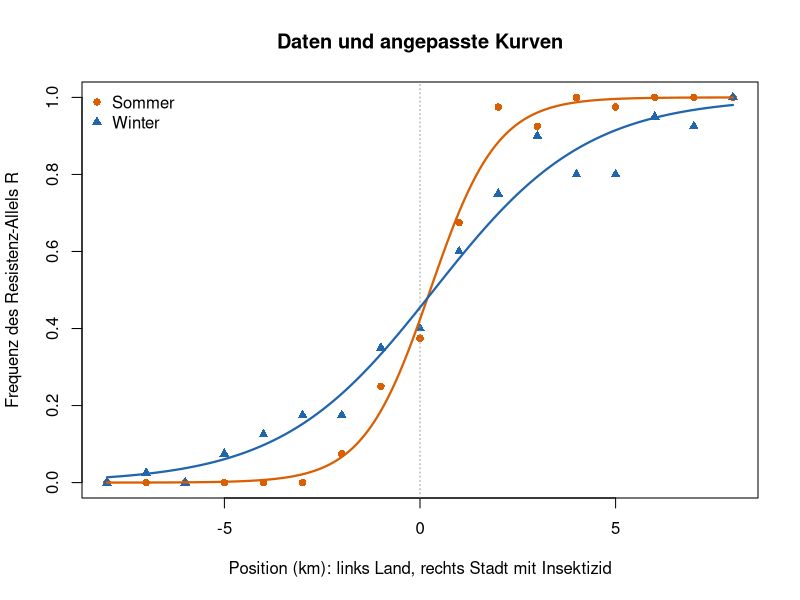
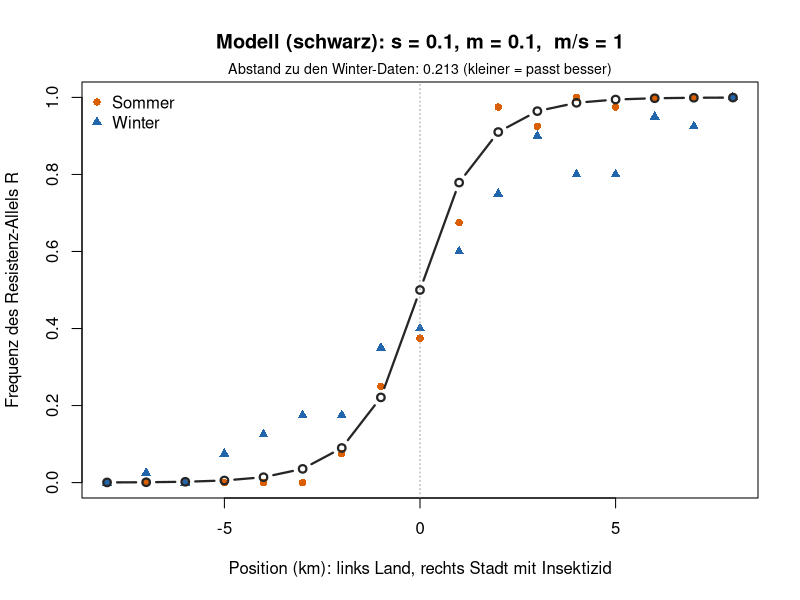
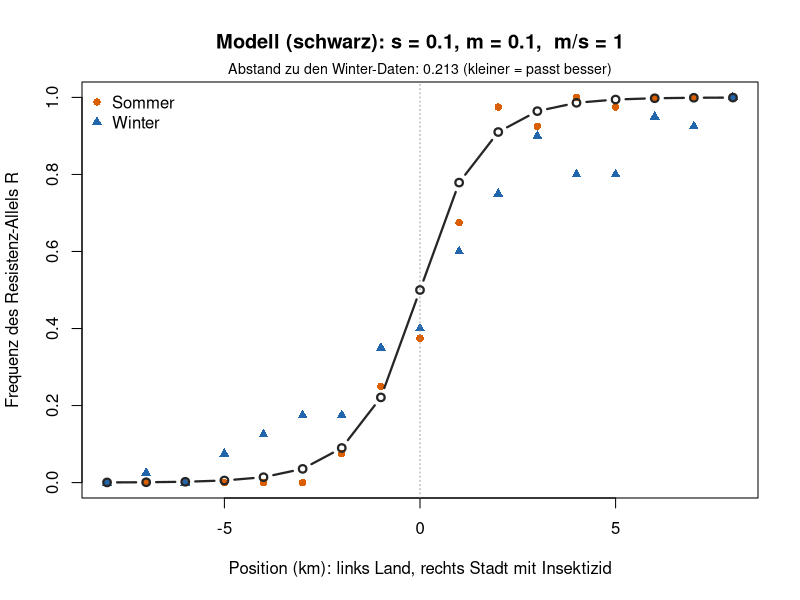
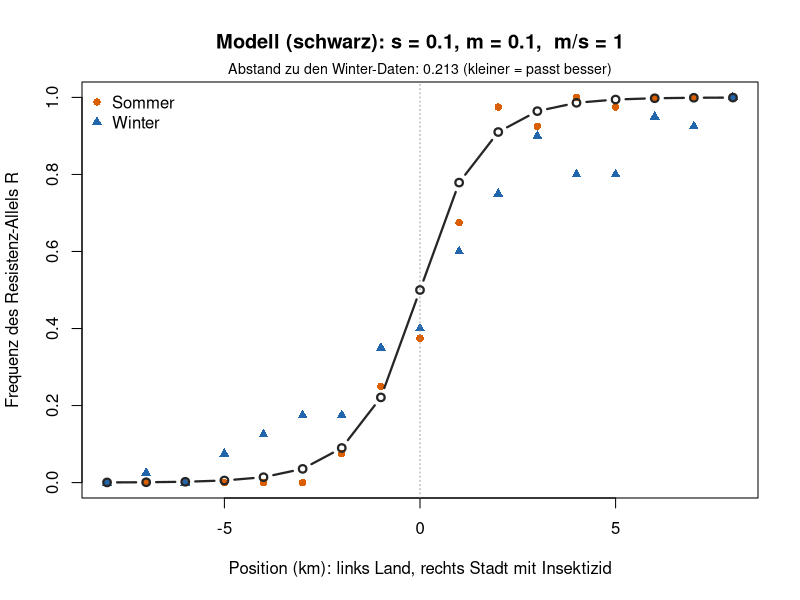

Generate these figures, in order, with R:
## ---- chunk 1
# Position in km: links (x < 0) Land ohne Insektizid, rechts (x > 0) Stadt mit Insektizid
x <- seq(-8, 8, by = 1)
n <- 40   # typisierte Allele pro Stelle

# Anzahl Resistenz-Allele R pro Stelle (Daten: TAs)
k_sommer <- c(0, 0, 0, 0, 0, 0, 3, 10, 15, 27, 39, 37, 40, 39, 40, 40, 40)
k_winter <- c(0, 1, 0, 3, 5, 7, 7, 14, 16, 24, 30, 36, 32, 32, 38, 37, 40)

sommer <- data.frame(x = x, p = k_sommer / n)
winter <- data.frame(x = x, p = k_winter / n)
## ---- chunk 2
#| code-fold: true
#| code-summary: "Hilfsfunktionen (nicht verändern)"
farben <- c(Sommer = "#d95f02", Winter = "#2166ac")

# Logistische Kurve: c = Zentrum (p = 0.5), b = Steilheit, Breite = 4 / b
logistisch <- function(x, c, b) 1 / (1 + exp(-b * (x - c)))

passe_an <- function(d) {
  nls(p ~ logistisch(x, c, b), data = d, start = list(c = 0, b = 1))
}

zeige_clines <- function(main = "Resistenz entlang des Transekts") {
  plot(sommer$x, sommer$p, pch = 16, col = farben["Sommer"], ylim = c(0, 1),
       xlab = "Position (km): links Land, rechts Stadt mit Insektizid",
       ylab = "Frequenz des Resistenz-Allels R", main = main)
  points(winter$x, winter$p, pch = 17, col = farben["Winter"])
  abline(v = 0, lty = 3, col = "grey60")
  legend("topleft", c("Sommer", "Winter"), pch = c(16, 17),
         col = farben, bty = "n")
}

vergleiche_clines <- function() {
  fit_s <- passe_an(sommer)
  fit_w <- passe_an(winter)
  zeige_clines(main = "Daten und angepasste Kurven")
  x_fein <- seq(-8, 8, length.out = 200)
  lines(x_fein, predict(fit_s, data.frame(x = x_fein)),
        col = farben["Sommer"], lwd = 2.2)
  lines(x_fein, predict(fit_w, data.frame(x = x_fein)),
        col = farben["Winter"], lwd = 2.2)
  tab <- rbind(Sommer = coef(fit_s), Winter = coef(fit_w))
  data.frame(zentrum_km = round(tab[, "c"], 1),
             breite_km  = round(4 / tab[, "b"], 1))
}

# Modell wie Woche 7, aber 17 Stellen in einer Reihe:
# 1. Selektion lokal: in der Stadt ist R besser, auf dem Land r
# 2. Migration: Anteil m/2 fliegt zu jeder Nachbarstelle
selektionsschritt <- function(p, w) {
  q <- 1 - p
  w_quer <- p^2 * w[1] + 2 * p * q * w[2] + q^2 * w[3]
  (p^2 * w[1] + p * q * w[2]) / w_quer
}

simuliere_cline <- function(s, m, generationen = 3000) {
  p <- rep(0.5, length(x))
  for (t in seq_len(generationen)) {
    for (i in seq_along(x)) {
      w <- if (x[i] > 0) c(1 + s, 1 + s / 2, 1) else c(1, 1 + s / 2, 1 + s)
      if (x[i] == 0) w <- c(1, 1, 1)
      p[i] <- selektionsschritt(p[i], w)
    }
    links  <- c(p[1], p[-length(p)])
    rechts <- c(p[-1], p[length(p)])
    p <- (1 - m) * p + m / 2 * links + m / 2 * rechts
  }
  p
}

# Abstand zwischen Modell und Winter-Daten (kleiner = passt besser)
abstand_winter <- function(p_modell) round(sum((p_modell - winter$p)^2), 3)

zeige_modell <- function(s, m) {
  p_modell <- simuliere_cline(s, m)
  zeige_clines(main = paste0("Modell (schwarz): s = ", s, ", m = ", m,
                             ",  m/s = ", round(m / s, 1)))
  lines(x, p_modell, col = "grey15", lwd = 2.2, type = "b", pch = 1)
  mtext(paste("Abstand zu den Winter-Daten:", abstand_winter(p_modell),
              "(kleiner = passt besser)"), side = 3, line = 0.2, cex = 0.85)
}
## ---- chunk 3
#| fig-height: 4.6
#| fig-width: 7.5
vergleiche_clines()
## ---- chunk 4
#| fig-height: 4.6
#| fig-width: 7.5
zeige_modell(s = 0.1, m = 0.1)   # Sommer
## ---- chunk 5
#| fig-height: 4.6
#| fig-width: 7.5
zeige_modell(s = 0.1, m = 0.1)   # hier s ändern
## ---- chunk 6
#| fig-height: 4.6
#| fig-width: 7.5
zeige_modell(s = 0.1, m = 0.1)   # hier m ändern
